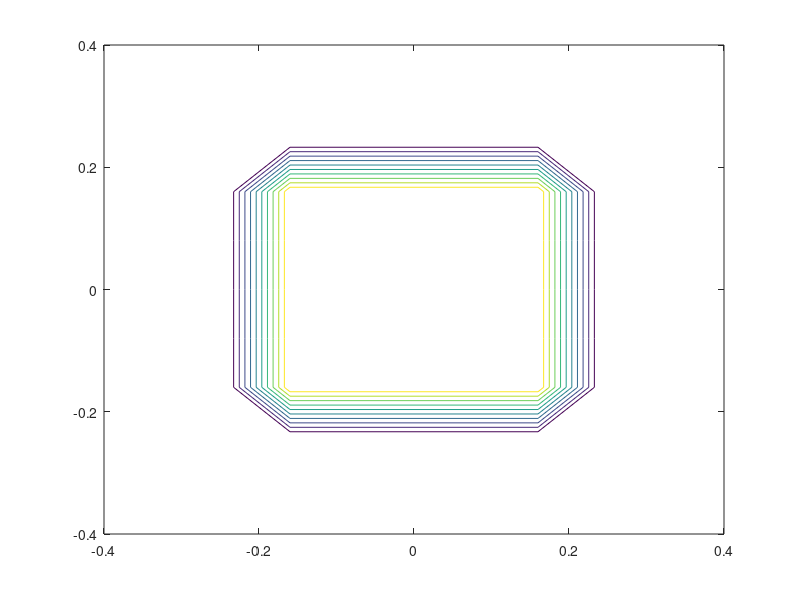
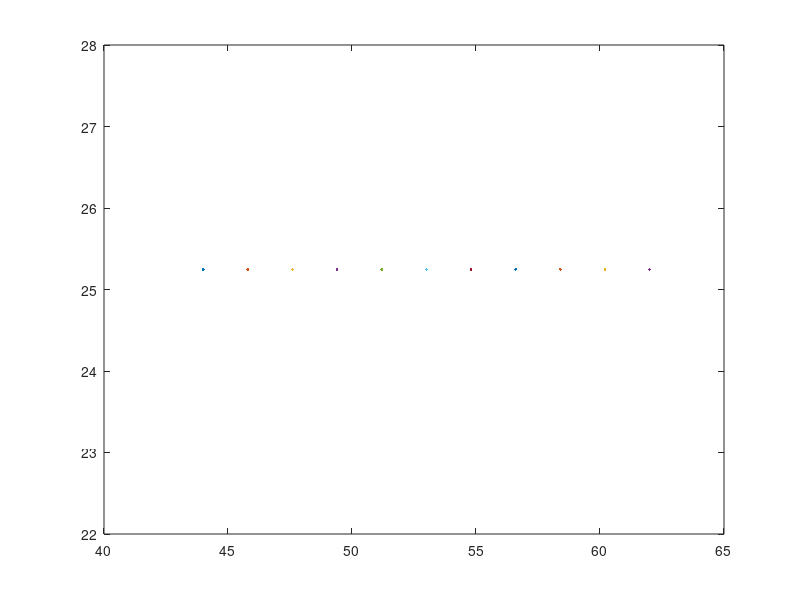

Source code (MATLAB) for these figures, in order:
clc
clear
close all

P = 11;
Q = 11;

rho = 100;
SNR = 10*log10(rho);

L = 200;

a = 0.5;


k = linspace(0,P-1,11);
kd = 0;
kf = k(end);
%Scaling factor
%for k = 0 gives diagonal approximation
%for k = P-1 gives full matrix
SF_d = sqrt(P^2./( P+kd.*(2*P-kd-1) ));
SF_f = sqrt(P^2./( P+kf.*(2*P-kf-1) ));

%Channel capacity
%C = log2( det( I+(p*Hv*Hhv)/P ) )

%x = sqrt(rho)*Hs+w;
Hva = zeros(P,Q);
BL = sum(-1+(1+1)*rand(1,L));
BLp = mean(abs(BL)^2);
Hva(4:8,4:8) = BLp;

% for i = 4:8
%    
%     for j = 4:8
%        Hva(i,j) = mean(abs( sum(-1+(1+1)*rand(1,L)) )^2);
%     end
%     
% end

x = linspace(-0.4,0.4,P);
y = linspace(-0.4,0.4,Q);

q = linspace(-0.5*(Q-1),0.5*(Q-1),Q);
thet_rq = q/Q;
p = linspace(-0.5*(P-1),0.5*(P-1),P);
thet_tp = p/P;

%setting At and Ar for equation (15)
At = zeros(1,P);
at = zeros(1,P)';
for i = 1:P
   at(i,1) = (P^-0.5)*exp(-i*2*pi*thet_tp(i)*(i-1)); 
end
for j = 1:P
for i = 1:P
   At(j,i) = (P^-0.5)*exp(-i*2*pi*thet_tp(j)*(i-1)); 
end
end

Ar = zeros(1,Q)';
ar = zeros(1,Q)';
for i = 1:Q
   ar(i,1) = (Q^-0.5)*exp(-i*2*pi*thet_rq(i)*(i-1)); 
end
for j = 1:Q
for i = 1:Q
   Ar(i,j) = (Q^-0.5)*exp(-i*2*pi*thet_rq(j)*(i-1)); 
end
end

%equation (15)
H = Ar*Hva*At;

%setting bounds for (28)
qk = max(p(1),p-0);
m = min(p(P),p+0);

% equation (28)
Hk = 0;
for i = 1:P
    for j = 1:P
Hk =Hk+ Hva(j,i)*ar(j)*at(i)'/SF_d;
    end
end

Hvk = zeros(P,Q);
Hvk(4:8,4:8) = Hk; 

% equation (56)
CH = log2( det( eye(P,Q)+(rho/P)*Hva*Hva' ) );

contour(x,y,Hva) 

%%
figure()
% for k = 1:P
%     CH(1,k) = log2( 1+(rho/P)*chi2rnd(2*k) );
% end

xch = linspace(44,62,11);

plot(xch,CH)

Sr = [pi/16,5*pi/16];
St = [-5*pi/16,-pi/16];

Qm = a*Q*sin(Sr(1));
Qp = a*Q*sin(Sr(2));

Pm = a*P*sin(St(1));
Pp = a*P*sin(St(2));
